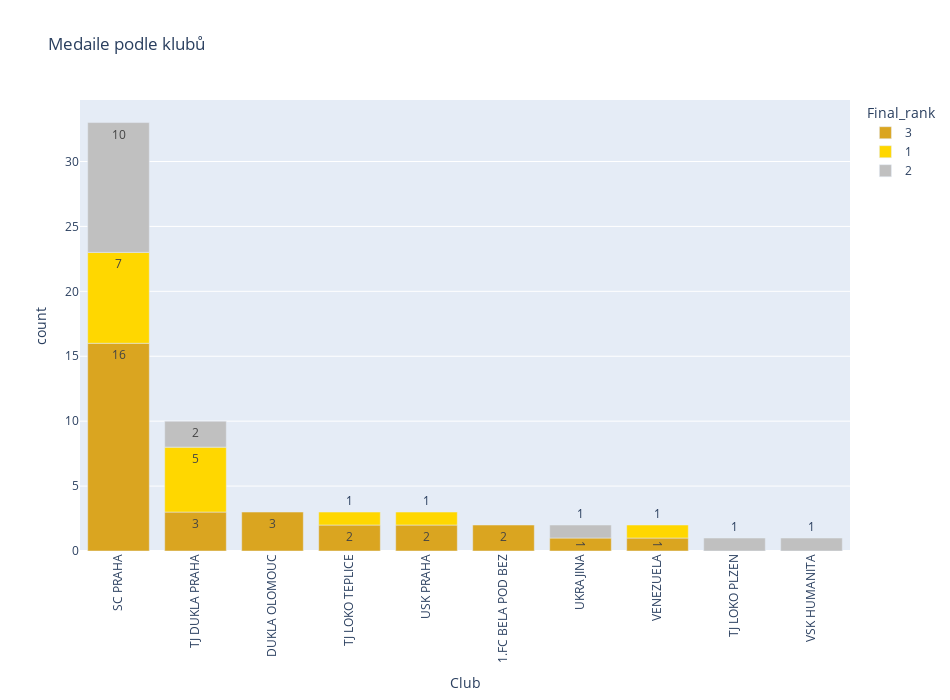

Here is the notebook cell this chart was saved with:
### Code cell
medals = df_m.loc[df_m.Final_rank.isin([1,2,3]), :]
d5 = pd.DataFrame({'count' : medals.groupby( ['Club', "Final_rank"] ).size()}).reset_index()
d5["Final_rank"] = d5["Final_rank"].astype(str) # nezbytné pro diskrétní barvy: https://plotly.com/python/discrete-color/

fig = px.bar(d5, x= d5["Club"],
             y= d5["count"], 
             color = d5["Final_rank"] ,
             color_discrete_map={"1": "gold", "2":"silver", "3":"goldenrod"},  # definice barev
             #hover_name="Final_rank",   # extra info ve float popisku
             text_auto='.0f',     # případně můžu zap/vyp číselné popisky  # .0f = přesné číslo, .0s je na desítky
             width=950, height=700,
             title="Medaile podle klubů")

fig.update_layout(xaxis = dict(tickvals = d5["Club"]))
fig.update_layout(xaxis={'categoryorder':'total descending'}) # extra řazeni od nejvyššího totalu
fig.update_xaxes(tickangle=270)
fig.show()

pio.write_html(fig, file = f"vizualizace/V4_Medals-Club_{SEX}.html", auto_open=True)

### Figure 1 — Plotly figure (JSON) as saved in the notebook; plotly's stock layout.template omitted (floating-point values rounded to 4 significant figures)
{"data": [{"alignmentgroup": "True", "hovertemplate": "Final_rank=3<br>Club=%{x}<br>count=%{y}<extra></extra>", "legendgroup": "3", "marker": {"color": "goldenrod", "pattern": {"shape": ""}}, "name": "3", "offsetgroup": "3", "orientation": "v", "showlegend": true, "textposition": "auto", "texttemplate": "%{y:.0f}", "type": "bar", "x": ["1.FC BELA POD BEZ", "DUKLA OLOMOUC", "SC PRAHA", "TJ DUKLA PRAHA", "TJ LOKO TEPLICE", "UKRAJINA", "USK PRAHA", "VENEZUELA"], "xaxis": "x", "y": [2, 3, 16, 3, 2, 1, 2, 1], "yaxis": "y"}, {"alignmentgroup": "True", "hovertemplate": "Final_rank=1<br>Club=%{x}<br>count=%{y}<extra></extra>", "legendgroup": "1", "marker": {"color": "gold", "pattern": {"shape": ""}}, "name": "1", "offsetgroup": "1", "orientation": "v", "showlegend": true, "textposition": "auto", "texttemplate": "%{y:.0f}", "type": "bar", "x": ["SC PRAHA", "TJ DUKLA PRAHA", "TJ LOKO TEPLICE", "USK PRAHA", "VENEZUELA"], "xaxis": "x", "y": [7, 5, 1, 1, 1], "yaxis": "y"}, {"alignmentgroup": "True", "hovertemplate": "Final_rank=2<br>Club=%{x}<br>count=%{y}<extra></extra>", "legendgroup": "2", "marker": {"color": "silver", "pattern": {"shape": ""}}, "name": "2", "offsetgroup": "2", "orientation": "v", "showlegend": true, "textposition": "auto", "texttemplate": "%{y:.0f}", "type": "bar", "x": ["SC PRAHA", "TJ DUKLA PRAHA", "TJ LOKO PLZEN", "UKRAJINA", "VSK HUMANITA"], "xaxis": "x", "y": [10, 2, 1, 1, 1], "yaxis": "y"}], "layout": {"barmode": "relative", "height": 700, "legend": {"title": {"text": "Final_rank"}, "tracegroupgap": 0}, "title": {"text": "Medaile podle klubů"}, "width": 950, "xaxis": {"anchor": "y", "autorange": true, "categoryorder": "total descending", "domain": [0, 1], "range": [-0.5, 9.5], "tickangle": -90, "tickvals": ["1.FC BELA POD BEZ", "DUKLA OLOMOUC", "SC PRAHA", "SC PRAHA", "SC PRAHA", "TJ DUKLA PRAHA", "TJ DUKLA PRAHA", "TJ DUKLA PRAHA", "TJ LOKO PLZEN", "TJ LOKO TEPLICE", "TJ LOKO TEPLICE", "UKRAJINA", "UKRAJINA", "USK PRAHA", "USK PRAHA", "VENEZUELA", "VENEZUELA", "VSK HUMANITA"], "title": {"text": "Club"}, "type": "category"}, "yaxis": {"anchor": "x", "autorange": true, "domain": [0, 1], "range": [0, 34.74], "title": {"text": "count"}, "type": "linear"}}}
